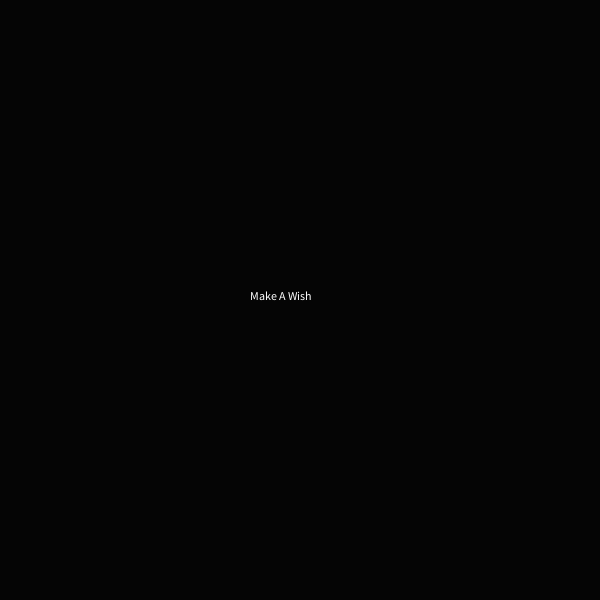
Frame 1 (no input)
Frame 60 (the mouse pressed at the canvas centre just before this capture): identical to frame 1, image omitted
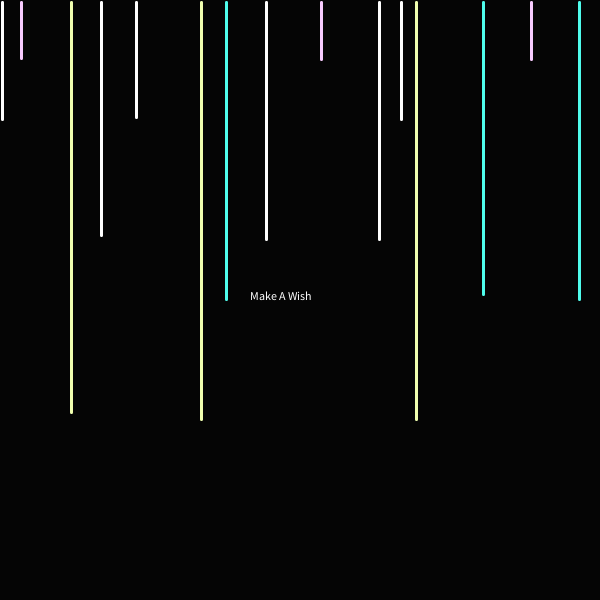
Frame 120 (the mouse held since frame 60 and released just before this capture)

The Processing sketch that drew these frames (run headless with seeded random() and noise(); from frame 60 on, the mouse is pressed at the canvas centre):

// Processing sketch: processing_74232
// ── processing_74232.pde

//Make A wish
int dir;
int x;
float myNum;
float myNum1;
float myNum2;
float myNum3;
float myNum4;
 
void setup(){
  smooth();
  dir=3;
  x=0;
  size(600,600);
  myNum=0;
}
void draw(){
  background(#050505);
  noStroke();
  
text("Make A Wish", 250,300);
fill(255);
if(mousePressed == true){
  
  fill(255);
  rect(135, 1,3,myNum, myNum);
  myNum+= 2;
  rect(400,1,3,myNum,myNum);
rect(1,1,3,myNum, myNum);
if (myNum>600) 
    myNum=3;
    
    fill(#4FFCEC);
  rect(482, 1,3,myNum1, myNum1);
  myNum1+= 5;
  rect(225,1,3,myNum1,myNum1);
rect(578,1,3,myNum1, myNum1);
if (myNum1>500) 
    myNum1=3;
    
    fill(#F0FFAF);
    rect(70,1,3,myNum2,myNum2);
    myNum2+= 7;
    rect(415,1,3,myNum2,myNum2);
    rect(200,1,3,myNum2,myNum2);
    if(myNum2>600)
    myNum2=3;
    
    fill(#F8CBFF);
    rect(20,1,3,myNum3,myNum3);
    myNum3+= 1;
    rect(530,1,3,myNum3,myNum3);
    rect(320,1,3,myNum3,myNum3);
    if(myNum3>600)
    myNum3=3;
    
     fill(255);
    rect(100,1,3,myNum4,myNum4);
    myNum4+= 4;
    rect(265,1,3,myNum4,myNum4);
    rect(378,1,3,myNum4,myNum4);
    if(myNum4>600)
    myNum4=3;
 
    
    }
 
}
